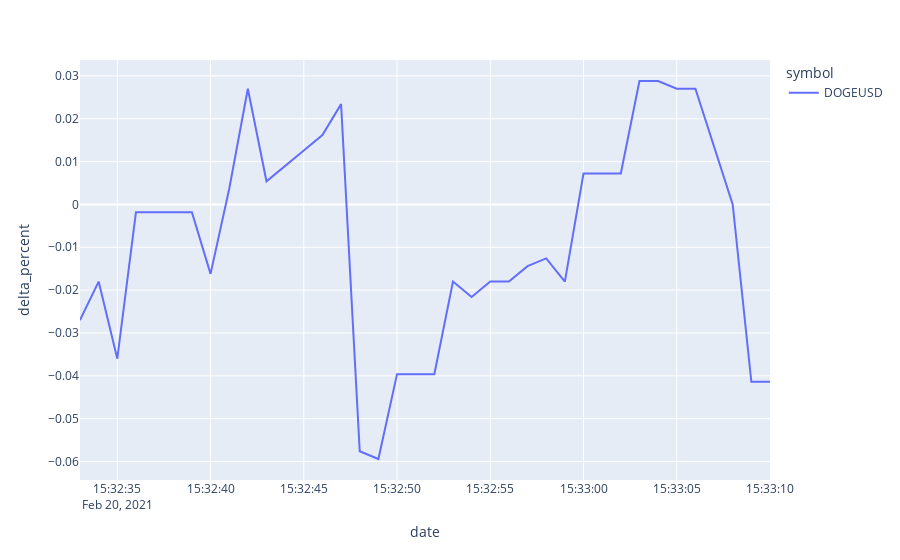

The notebook cell saved with this chart:
### Code cell
import plotly.express as px
import plotly.graph_objects as go

fig = px.line(df, 
              x="date", 
              y="delta_percent", 
              color="symbol",
              title='')
fig.show()
df.head()

### Figure 1 — Plotly figure (JSON) as saved in the notebook; plotly's stock layout.template omitted (floating-point values rounded to 4 significant figures)
{"data": [{"hovertemplate": "symbol=DOGEUSD<br>date=%{x}<br>delta_percent=%{y}<extra></extra>", "legendgroup": "DOGEUSD", "line": {"color": "#636efa", "dash": "solid"}, "mode": "lines", "name": "DOGEUSD", "orientation": "v", "showlegend": true, "type": "scatter", "x": ["2021-02-20T15:32:33-05:00", "2021-02-20T15:32:34-05:00", "2021-02-20T15:32:35-05:00", "2021-02-20T15:32:36-05:00", "2021-02-20T15:32:37-05:00", "2021-02-20T15:32:38-05:00", "2021-02-20T15:32:39-05:00", "2021-02-20T15:32:40-05:00", "2021-02-20T15:32:41-05:00", "2021-02-20T15:32:42-05:00", "2021-02-20T15:32:43-05:00", "2021-02-20T15:32:45-05:00", "2021-02-20T15:32:46-05:00", "2021-02-20T15:32:47-05:00", "2021-02-20T15:32:48-05:00", "2021-02-20T15:32:49-05:00", "2021-02-20T15:32:50-05:00", "2021-02-20T15:32:52-05:00", "2021-02-20T15:32:53-05:00", "2021-02-20T15:32:54-05:00", "2021-02-20T15:32:55-05:00", "2021-02-20T15:32:56-05:00", "2021-02-20T15:32:57-05:00", "2021-02-20T15:32:58-05:00", "2021-02-20T15:32:59-05:00", "2021-02-20T15:33:00-05:00", "2021-02-20T15:33:01-05:00", "2021-02-20T15:33:02-05:00", "2021-02-20T15:33:03-05:00", "2021-02-20T15:33:04-05:00", "2021-02-20T15:33:05-05:00", "2021-02-20T15:33:06-05:00", "2021-02-20T15:33:08-05:00", "2021-02-20T15:33:09-05:00", "2021-02-20T15:33:10-05:00"], "xaxis": "x", "y": [-0.02701, -0.01801, -0.03601, -0.001801, -0.001801, -0.001801, -0.001801, -0.01621, 0.003601, 0.02701, 0.005402, 0.01261, 0.01621, 0.02341, -0.05762, -0.05942, -0.03962, -0.03962, -0.01801, -0.02161, -0.01801, -0.01801, -0.01441, -0.01261, -0.01801, 0.007203, 0.007203, 0.007203, 0.02881, 0.02881, 0.02701, 0.02701, 0, -0.04142, -0.04142], "yaxis": "y"}], "layout": {"legend": {"title": {"text": "symbol"}, "tracegroupgap": 0}, "margin": {"t": 60}, "xaxis": {"anchor": "y", "domain": [0, 1], "title": {"text": "date"}}, "yaxis": {"anchor": "x", "domain": [0, 1], "title": {"text": "delta_percent"}}}}
